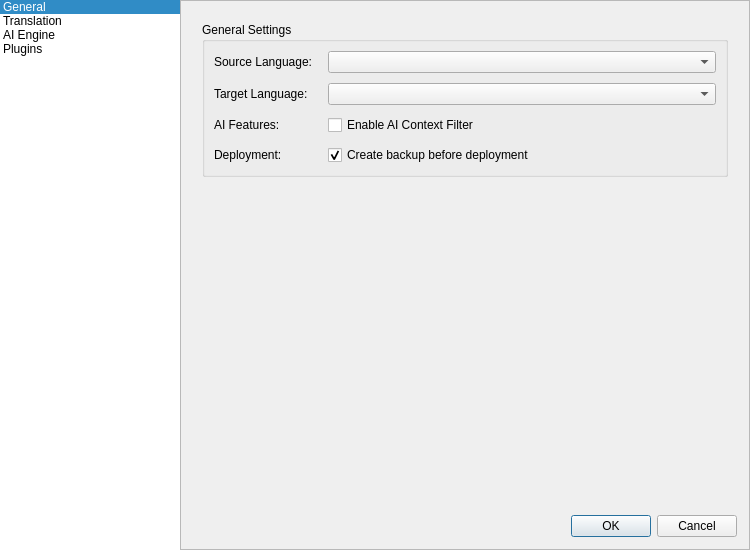
<?xml version='1.0' encoding='UTF-8'?>
<ui version="4.0">
 <class>SettingsDialog</class>
 <widget class="QDialog" name="SettingsDialog">
  <property name="geometry">
   <rect>
    <x>0</x>
    <y>0</y>
    <width>750</width>
    <height>550</height>
   </rect>
  </property>
  <property name="windowTitle">
   <string>Settings</string>
  </property>
  <layout class="QHBoxLayout" name="horizontalLayout_main">
   <property name="spacing">
    <number>0</number>
   </property>
   <property name="leftMargin">
    <number>0</number>
   </property>
   <property name="topMargin">
    <number>0</number>
   </property>
   <property name="rightMargin">
    <number>0</number>
   </property>
   <property name="bottomMargin">
    <number>0</number>
   </property>
   <item>
    <widget class="QListWidget" name="settingsListWidget">
     <property name="maximumSize">
      <size>
       <width>180</width>
       <height>16777215</height>
      </size>
     </property>
     <property name="frameShape">
      <enum>QFrame::NoFrame</enum>
     </property>
     <property name="currentRow">
      <number>0</number>
     </property>
     <item>
      <property name="text">
       <string>General</string>
      </property>
     </item>
     <item>
      <property name="text">
       <string>Translation</string>
      </property>
     </item>
     <item>
      <property name="text">
       <string>AI Engine</string>
      </property>
     </item>
     <item>
      <property name="text">
       <string>Plugins</string>
      </property>
     </item>
    </widget>
   </item>
   <item>
    <widget class="QFrame" name="frame_content">
     <property name="frameShape">
      <enum>QFrame::StyledPanel</enum>
     </property>
     <property name="frameShadow">
      <enum>QFrame::Raised</enum>
     </property>
     <layout class="QVBoxLayout" name="verticalLayout_content">
      <property name="spacing">
       <number>12</number>
      </property>
      <property name="leftMargin">
       <number>12</number>
      </property>
      <property name="topMargin">
       <number>12</number>
      </property>
      <property name="rightMargin">
       <number>12</number>
      </property>
      <property name="bottomMargin">
       <number>12</number>
      </property>
      <item>
       <widget class="QStackedWidget" name="configStackedWidget">
        <property name="currentIndex">
         <number>0</number>
        </property>
        <widget class="QWidget" name="page_general">
         <layout class="QVBoxLayout" name="verticalLayout_general">
          <item>
           <widget class="QGroupBox" name="generalGroupBox">
            <property name="title">
             <string>General Settings</string>
            </property>
            <layout class="QFormLayout" name="formLayout_general">
             <property name="horizontalSpacing">
              <number>15</number>
             </property>
             <property name="verticalSpacing">
              <number>10</number>
             </property>
             <item row="0" column="0">
              <widget class="QLabel" name="sourceLanguageLabel">
               <property name="text">
                <string>Source Language:</string>
               </property>
              </widget>
             </item>
             <item row="0" column="1">
              <widget class="QComboBox" name="sourceLanguageComboBox" />
             </item>
             <item row="1" column="0">
              <widget class="QLabel" name="targetLanguageLabel">
               <property name="text">
                <string>Target Language:</string>
               </property>
              </widget>
             </item>
             <item row="1" column="1">
              <widget class="QComboBox" name="targetLanguageComboBox" />
             </item>
             <item row="2" column="0">
              <widget class="QLabel" name="label_enable_ai">
               <property name="text">
                <string>AI Features:</string>
               </property>
              </widget>
             </item>
             <item row="2" column="1">
              <widget class="QCheckBox" name="enableAiFilterCheckBox">
               <property name="text">
                <string>Enable AI Context Filter</string>
               </property>
              </widget>
             </item>
             <item row="3" column="0">
              <widget class="QLabel" name="label_backup">
               <property name="text">
                <string>Deployment:</string>
               </property>
              </widget>
             </item>
             <item row="3" column="1">
              <widget class="QCheckBox" name="enableBackupCheckBox">
               <property name="text">
                <string>Create backup before deployment</string>
               </property>
               <property name="checked">
                <bool>true</bool>
               </property>
               <property name="toolTip">
                <string>Backup original files to _nst_backup folder before deploying</string>
               </property>
              </widget>
             </item>
            </layout>
           </widget>
          </item>
          <item>
           <spacer name="verticalSpacer_general">
            <property name="orientation">
             <enum>Qt::Vertical</enum>
            </property>
            <property name="sizeHint" stdset="0">
             <size>
              <width>20</width>
              <height>40</height>
             </size>
            </property>
           </spacer>
          </item>
         </layout>
        </widget>
        <widget class="QWidget" name="page_translation">
         <layout class="QVBoxLayout" name="verticalLayout_translation">
          <item>
           <widget class="QScrollArea" name="scrollArea_translation">
            <property name="widgetResizable">
             <bool>true</bool>
            </property>
            <property name="frameShape">
             <enum>QFrame::NoFrame</enum>
            </property>
            <widget class="QWidget" name="scrollAreaWidgetContents_translation">
             <property name="geometry">
              <rect>
               <x>0</x>
               <y>0</y>
               <width>100</width>
               <height>100</height>
              </rect>
             </property>
             <layout class="QVBoxLayout" name="verticalLayout_scroll_translation">
              <item>
               <widget class="QGroupBox" name="translationModeGroupBox">
                <property name="title">
                 <string>Translation Mode</string>
                </property>
                <layout class="QFormLayout" name="formLayout_translationMode">
                 <item row="0" column="0">
                  <widget class="QLabel" name="activeModeLabel">
                   <property name="text">
                    <string>Active Mode:</string>
                   </property>
                  </widget>
                 </item>
                 <item row="0" column="1">
                  <widget class="QComboBox" name="translatorModeComboBox">
                   <item>
                    <property name="text">
                     <string>Google Translate</string>
                    </property>
                   </item>
                   <item>
                    <property name="text">
                     <string>AI-Powered (LLM)</string>
                    </property>
                   </item>
                   <item>
                    <property name="text">
                     <string>Plugins (Lua)</string>
                    </property>
                   </item>
                  </widget>
                 </item>
                </layout>
               </widget>
              </item>
              <item>
               <widget class="QStackedWidget" name="engineStackedWidget">
                <property name="currentIndex">
                 <number>0</number>
                </property>
                <widget class="QWidget" name="page_engine_google">
                 <layout class="QVBoxLayout" name="verticalLayout_engine_pro">
                  <property name="leftMargin">
                   <number text="0" />
                  </property>
                  <property name="topMargin">
                   <number text="0" />
                  </property>
                  <property name="rightMargin">
                   <number text="0" />
                  </property>
                  <property name="bottomMargin">
                   <number text="0" />
                  </property>
                  <item>
                   <widget class="QLabel" name="label_google_fallback">
                    <property name="text">
                     <string>Leave API Key blank to use the free Google engine.</string>
                    </property>
                   </widget>
                  </item>
                  <item>
                   <widget class="QGroupBox" name="googleProGroupBox">
                    <property name="title">
                     <string>Google Cloud Translation API</string>
                    </property>
                    <layout class="QFormLayout" name="formLayout_professional">
                     <item row="0" column="0">
                      <widget class="QLabel" name="googleApiKeyLabel">
                       <property name="text">
                        <string>API Key:</string>
                       </property>
                      </widget>
                     </item>
                     <item row="0" column="1">
                      <widget class="QLineEdit" name="googleApiKeyEdit" />
                     </item>
                    </layout>
                   </widget>
                  </item>
                  <item>
                   <spacer name="spacer_engine_pro">
                    <property name="orientation">
                     <enum>Qt::Vertical</enum>
                    </property>
                   </spacer>
                  </item>
                 </layout>
                </widget>
                <widget class="QWidget" name="page_engine_llm">
                 <layout class="QVBoxLayout" name="verticalLayout_engine_llm">
                  <property name="leftMargin">
                   <number text="0" />
                  </property>
                  <property name="topMargin">
                   <number text="0" />
                  </property>
                  <property name="rightMargin">
                   <number text="0" />
                  </property>
                  <property name="bottomMargin">
                   <number text="0" />
                  </property>
                  <item>
                   <widget class="QGroupBox" name="llmProviderGroup">
                    <property name="title">
                     <string>LLM Provider Settings</string>
                    </property>
                    <layout class="QFormLayout" name="formLayout_ai_powered">
                     <item row="0" column="0">
                      <widget class="QLabel" name="llmProviderLabel">
                       <property name="text">
                        <string>Provider:</string>
                       </property>
                      </widget>
                     </item>
                     <item row="0" column="1">
                      <widget class="QComboBox" name="llmProviderComboBox">
                       <item>
                        <property name="text">
                         <string>Google AI</string>
                        </property>
                       </item>
                       <item>
                        <property name="text">
                         <string>Anthropic</string>
                        </property>
                       </item>
                      </widget>
                     </item>
                     <item row="1" column="0">
                      <widget class="QLabel" name="llmApiKeyLabel">
                       <property name="text">
                        <string>API Key:</string>
                       </property>
                      </widget>
                     </item>
                     <item row="1" column="1">
                      <widget class="QLineEdit" name="llmApiKeyEdit" />
                     </item>
                     <item row="2" column="0">
                      <widget class="QLabel" name="llmModelLabel">
                       <property name="text">
                        <string>Model:</string>
                       </property>
                      </widget>
                     </item>
                     <item row="2" column="1">
                      <widget class="QComboBox" name="llmModelComboBox" />
                     </item>
                     <item row="3" column="0" colspan="2">
                      <widget class="QGroupBox" name="llmAdvancedGroupBox">
                       <property name="title">
                        <string>Advanced</string>
                       </property>
                       <property name="checkable">
                        <bool>true</bool>
                       </property>
                       <property name="checked">
                        <bool>false</bool>
                       </property>
                       <layout class="QFormLayout" name="formLayout_advanced">
                        <item row="0" column="0">
                         <widget class="QLabel" name="llmBaseUrlLabel">
                          <property name="text">
                           <string>Base URL:</string>
                          </property>
                         </widget>
                        </item>
                        <item row="0" column="1">
                         <widget class="QLineEdit" name="llmBaseUrlEdit" />
                        </item>
                       </layout>
                      </widget>
                     </item>
                    </layout>
                   </widget>
                  </item>
                  <item>
                   <spacer name="spacer_engine_llm">
                    <property name="orientation">
                     <enum>Qt::Vertical</enum>
                    </property>
                   </spacer>
                  </item>
                 </layout>
                </widget>
                <widget class="QWidget" name="page_engine_plugins">
                 <layout class="QVBoxLayout" name="verticalLayout_engine_plugins">
                  <item>
                   <widget class="QLabel" name="label_engine_plugins">
                    <property name="text">
                     <string>Plugin scripts manage their own configuration. Go to the Plugins tab.</string>
                    </property>
                   </widget>
                  </item>
                  <item>
                   <spacer name="spacer_engine_plugins">
                    <property name="orientation">
                     <enum>Qt::Vertical</enum>
                    </property>
                   </spacer>
                  </item>
                 </layout>
                </widget>
               </widget>
              </item>
              <item>
               <spacer name="verticalSpacer_translation">
                <property name="orientation">
                 <enum>Qt::Vertical</enum>
                </property>
                <property name="sizeHint" stdset="0">
                 <size>
                  <width>20</width>
                  <height>40</height>
                 </size>
                </property>
               </spacer>
              </item>
             </layout>
            </widget>
           </widget>
          </item>
         </layout>
        </widget>
        <widget class="QWidget" name="page_ai_ui">
         <layout class="QVBoxLayout" name="verticalLayout_ai_ui">
          <item>
           <widget class="QGroupBox" name="aiFilterDetailsGroupBox">
            <property name="title">
             <string>AI Filter Configuration</string>
            </property>
            <layout class="QFormLayout" name="formLayout_ai_settings">
             <item row="0" column="0">
              <widget class="QLabel" name="label_ai_sensitivity">
               <property name="text">
                <string>Sensitivity:</string>
               </property>
              </widget>
             </item>
             <item row="0" column="1">
              <widget class="QDoubleSpinBox" name="aiFilterThresholdSpinBox">
               <property name="maximum">
                <double>1.0</double>
               </property>
               <property name="singleStep">
                <double>0.05</double>
               </property>
               <property name="value">
                <double>0.75</double>
               </property>
               <property name="toolTip">
                <string>Similarity Threshold (Higher = Stricter/Fewer Skips)</string>
               </property>
              </widget>
             </item>
             <item row="1" column="0" colspan="2">
              <widget class="QLabel" name="aiInfoLabel">
               <property name="text">
                <string>&lt;html&gt;&lt;head/&gt;&lt;body&gt;&lt;p&gt;&lt;span style=" font-style:italic;"&gt;Details on how the AI interprets the image context.&lt;/span&gt;&lt;/p&gt;&lt;/body&gt;&lt;/html&gt;</string>
               </property>
               <property name="wordWrap">
                <bool>true</bool>
               </property>
              </widget>
             </item>
            </layout>
           </widget>
          </item>
          <item>
           <widget class="QGroupBox" name="visualsGroupBox">
            <property name="title">
             <string>Visualizations</string>
            </property>
            <layout class="QVBoxLayout" name="verticalLayout_visuals">
             <item>
              <widget class="QCheckBox" name="enableRelationsCheckBox">
               <property name="text">
                <string>Enable Data Relations Graph (RPG Maker)</string>
               </property>
              </widget>
             </item>
            </layout>
           </widget>
          </item>
          <item>
           <spacer name="verticalSpacer_ai_ui">
            <property name="orientation">
             <enum>Qt::Vertical</enum>
            </property>
            <property name="sizeHint" stdset="0">
             <size>
              <width>20</width>
              <height>40</height>
             </size>
            </property>
           </spacer>
          </item>
         </layout>
        </widget>
        <widget class="QWidget" name="page_plugins">
         <layout class="QHBoxLayout" name="horizontalLayout_plugins">
          <item>
           <widget class="QListWidget" name="pluginListWidget">
            <property name="maximumSize">
             <size>
              <width>150</width>
              <height>16777215</height>
             </size>
            </property>
           </widget>
          </item>
          <item>
           <layout class="QVBoxLayout" name="verticalLayout_plugins_right">
            <item>
             <widget class="QCheckBox" name="pluginEnabledCheckBox">
              <property name="enabled">
               <bool>false</bool>
              </property>
              <property name="text">
               <string>Enable Plugin</string>
              </property>
             </widget>
            </item>
            <item>
             <widget class="QScrollArea" name="pluginSettingsScrollArea">
              <property name="widgetResizable">
               <bool>true</bool>
              </property>
              <widget class="QWidget" name="pluginSettingsContainer">
               <property name="geometry">
                <rect>
                 <x>0</x>
                 <y>0</y>
                 <width>256</width>
                 <height>228</height>
                </rect>
               </property>
               <layout class="QFormLayout" name="formLayout_plugins" />
              </widget>
             </widget>
            </item>
           </layout>
          </item>
         </layout>
        </widget>
       </widget>
      </item>
      <item>
       <widget class="QDialogButtonBox" name="buttonBox">
        <property name="standardButtons">
         <set>QDialogButtonBox::Cancel|QDialogButtonBox::Ok</set>
        </property>
       </widget>
      </item>
     </layout>
    </widget>
   </item>
  </layout>
 </widget>
 <resources />
 <connections>
  <connection>
   <sender>buttonBox</sender>
   <signal>accepted()</signal>
   <receiver>SettingsDialog</receiver>
   <slot>accept()</slot>
  </connection>
  <connection>
   <sender>buttonBox</sender>
   <signal>rejected()</signal>
   <receiver>SettingsDialog</receiver>
   <slot>reject()</slot>
  </connection>
  <connection>
   <sender>settingsListWidget</sender>
   <signal>currentRowChanged(int)</signal>
   <receiver>configStackedWidget</receiver>
   <slot>setCurrentIndex(int)</slot>
  </connection>
 </connections>
</ui>
